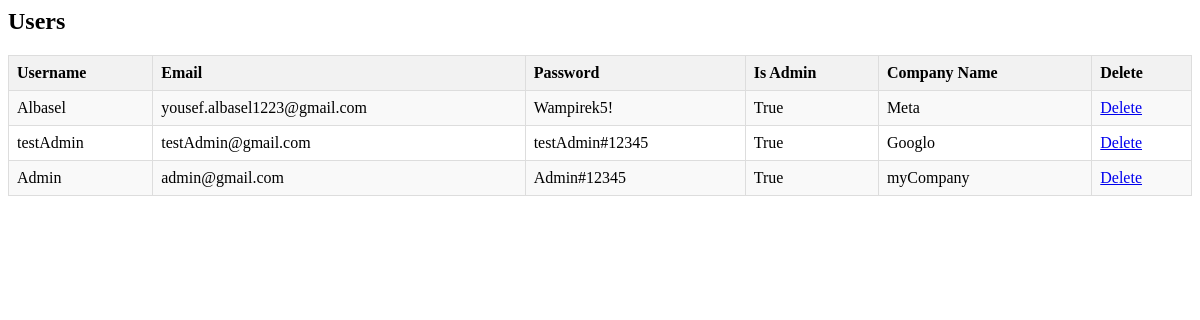
Page /allusers on the earlier database version.
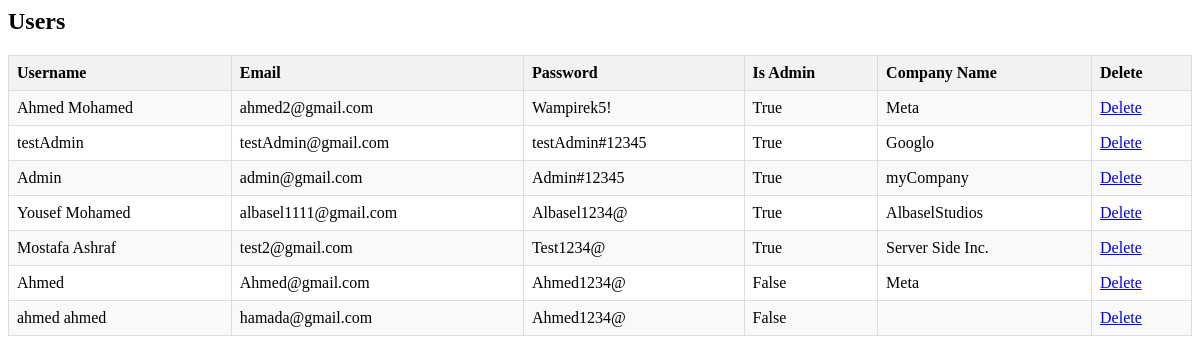
Same page on the later database version.
### authentication/models.py (models this page shows, shortened)
class User(models.Model):
    username = models.CharField(max_length=255)
    email = models.EmailField(unique=True)
    password = models.CharField(max_length=255)
    is_company_admin = models.BooleanField(default=False)
    company_name = models.CharField(max_length=255, null=True, default="N/A")
    current_job = models.CharField(max_length=255,null=True,blank=True, default="N/A")
    resume_link = models.CharField(max_length=255,null=True,blank=True, default="N/A")
    picture_link = models.CharField(max_length=255,null=True,blank=True, default="N/A")
    skills = models.CharField(max_length=255,null=True,blank=True, default="N/A")
    profile_description = models.CharField(max_length=255,null=True,blank=True, default="N/A")

### authentication/views.py (the view)
# urls.py: path('allusers', views.view_users, name='view_users'),
def view_users(request):
    template =loader.get_template('view_users.html')
    allUsrs=User.objects.all().values()
    context={
        'User':allUsrs
    }
    return HttpResponse(template.render(context,request))

### templates/view_users.html (shortened to what this page needs)
{% block content %}
<h2>Users</h2>
<table>
    <tr>
        <th>Username</th>
        <th>Email</th>
        <th>Password</th>
        <th>Is Admin</th>
        <th>Company Name</th>
        <th>Delete</th>
    </tr>
    {% for user in User %}
    <tr>
        <td>{{ user.username }}</td>
        <td>{{ user.email }}</td>
        <td>{{ user.password }}</td>
        <td>{{ user.is_company_admin }}</td>
        <td>{{ user.company_name }}</td>
        <td><a href="{% url 'delete_user' user.id %}">Delete</a></td>
    </tr>
    {% endfor %}
</table>
{% endblock %}

Differences in the rows shown:
changed User "Wampirek5!": username "Albasel" → "Ahmed Mohamed"; email "yousef.albasel1223@gmail.com" → "ahmed2@gmail.com"
added User: username "Yousef Mohamed", email "albasel1111@gmail.com", password "Albasel1234@", is_company_admin "True", company_name "AlbaselStudios"
added User: username "Mostafa Ashraf", email "test2@gmail.com", password "Test1234@", is_company_admin "True", company_name "Server Side Inc."
added User: username "Ahmed", email "Ahmed@gmail.com", password "Ahmed1234@", is_company_admin "False", company_name "Meta"
added User: username "ahmed ahmed", email "hamada@gmail.com", password "Ahmed1234@", is_company_admin "False"
